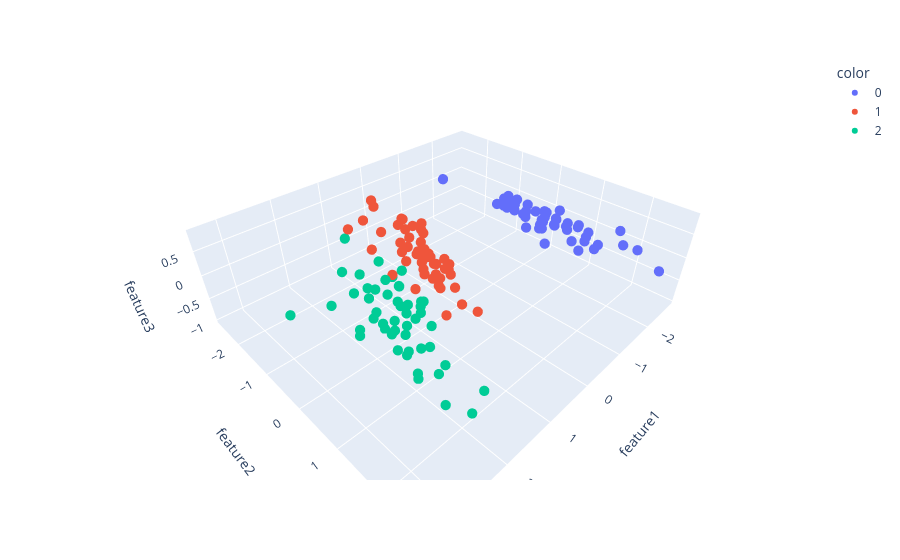

The cell this chart's notebook holds for it:
### Code cell
import pandas as pd
import numpy as np
from sklearn.preprocessing import StandardScaler
from sklearn.decomposition import PCA
import plotly.express as px
from sklearn.datasets import load_iris
data = load_iris()
df = pd.DataFrame(data.data, columns=data.feature_names)
df['target'] = data.target
scaler = StandardScaler()
X_scaled = scaler.fit_transform(df.drop('target', axis=1))
pca = PCA(n_components=3)
X_pca = pca.fit_transform(X_scaled)
df_pca = pd.DataFrame(X_pca, columns=['feature1', 'feature2', 'feature3'])
df_pca['target'] = df['target']
fig = px.scatter_3d(
    df_pca,
    x='feature1',
    y='feature2',
    z='feature3',
    color=df_pca['target'].astype(str)
)
fig.update_traces(
    marker=dict(size=6),
    selector=dict(mode='markers')
)

fig.show()
